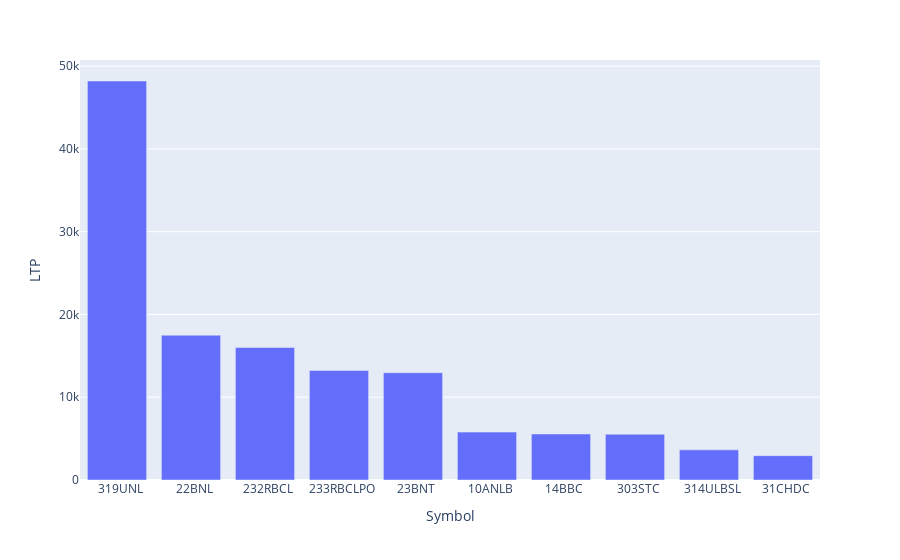

Here is the notebook cell this chart was saved with:
### Code cell
import plotly.express as px
plot_df = df.sort_values(by = 'LTP',ascending = False).head(10)
fig = px.bar(plot_df, x='Symbol', y='LTP')
fig.show()

### Figure 1 — Plotly figure (JSON) as saved in the notebook; plotly's stock layout.template omitted (floating-point values rounded to 4 significant figures)
{"data": [{"alignmentgroup": "True", "hovertemplate": "Symbol=%{x}<br>LTP=%{y}<extra></extra>", "legendgroup": "", "marker": {"color": "#636efa", "pattern": {"shape": ""}}, "name": "", "offsetgroup": "", "orientation": "v", "showlegend": false, "textposition": "auto", "type": "bar", "x": ["  319UNL", "  22BNL", "  232RBCL", "  233RBCLPO", "  23BNT", "  10ANLB", "  14BBC", "  303STC", "  314ULBSL", "  31CHDC"], "xaxis": "x", "y": [48200, 17493, 16010.0, 13220, 12950.0, 5785, 5558.0, 5531.0, 3643.0, 2939.0], "yaxis": "y"}], "layout": {"autosize": true, "barmode": "relative", "legend": {"tracegroupgap": 0}, "margin": {"t": 60}, "xaxis": {"anchor": "y", "autorange": true, "domain": [0, 1], "range": [-0.5, 9.5], "title": {"text": "Symbol"}, "type": "category"}, "yaxis": {"anchor": "x", "autorange": true, "domain": [0, 1], "range": [0, 50740.0], "title": {"text": "LTP"}, "type": "linear"}}}
